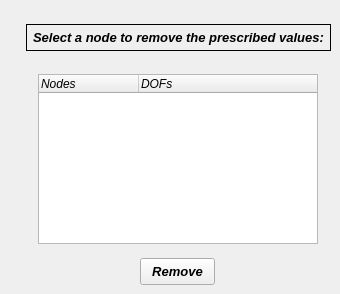
     <widget class="QWidget" name="tab_2">
      <attribute name="title">
       <string>Remove</string>
      </attribute>
      <widget class="QTreeWidget" name="treeWidget_prescribed_dofs">
       <property name="geometry">
        <rect>
         <x>38</x>
         <y>74</y>
         <width>280</width>
         <height>170</height>
        </rect>
       </property>
       <property name="minimumSize">
        <size>
         <width>280</width>
         <height>170</height>
        </size>
       </property>
       <property name="maximumSize">
        <size>
         <width>280</width>
         <height>170</height>
        </size>
       </property>
       <property name="font">
        <font>
         <family>Arial</family>
         <italic>true</italic>
        </font>
       </property>
       <column>
        <property name="text">
         <string>Nodes</string>
        </property>
       </column>
       <column>
        <property name="text">
         <string>DOFs</string>
        </property>
       </column>
      </widget>
      <widget class="QLabel" name="label_29">
       <property name="geometry">
        <rect>
         <x>26</x>
         <y>24</y>
         <width>305</width>
         <height>27</height>
        </rect>
       </property>
       <property name="font">
        <font>
         <family>Arial</family>
         <pointsize>10</pointsize>
         <weight>75</weight>
         <italic>true</italic>
         <bold>true</bold>
        </font>
       </property>
       <property name="frameShape">
        <enum>QFrame::Box</enum>
       </property>
       <property name="text">
        <string>Select a node to remove the prescribed values:</string>
       </property>
       <property name="textFormat">
        <enum>Qt::AutoText</enum>
       </property>
       <property name="alignment">
        <set>Qt::AlignCenter</set>
       </property>
      </widget>
      <widget class="QPushButton" name="pushButton_remove_bc_confirm_2">
       <property name="geometry">
        <rect>
         <x>140</x>
         <y>258</y>
         <width>75</width>
         <height>27</height>
        </rect>
       </property>
       <property name="minimumSize">
        <size>
         <width>0</width>
         <height>27</height>
        </size>
       </property>
       <property name="maximumSize">
        <size>
         <width>16777215</width>
         <height>26</height>
        </size>
       </property>
       <property name="font">
        <font>
         <family>Arial</family>
         <pointsize>10</pointsize>
         <weight>75</weight>
         <italic>true</italic>
         <bold>true</bold>
        </font>
       </property>
       <property name="text">
        <string>Remove</string>
       </property>
      </widget>
     </widget>
